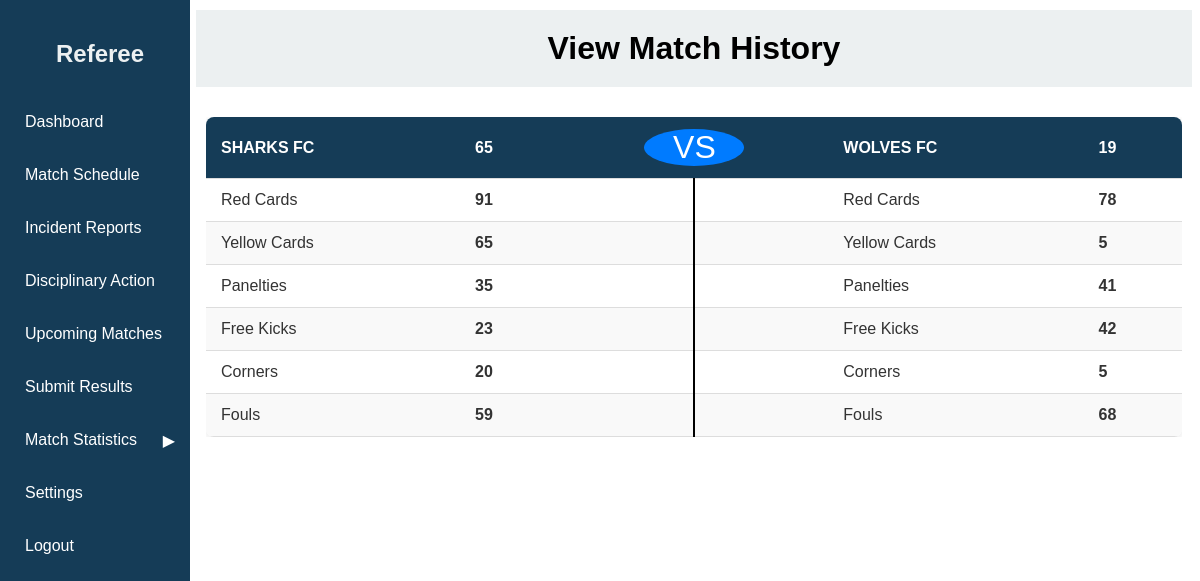
The page /Referee/pages/ViewMatchHistory.php?match_id=14 (signed in) on the database its author committed.
### tables this page shows
CREATE TABLE Team (
    Team_ID INT PRIMARY KEY,
    Team_name TEXT NOT NULL,
	City TEXT NOT NULL,
    Manager_ID TEXT NOT NULL,
    FOREIGN KEY (Manager_ID) REFERENCES Users(User_ID)
);

CREATE TABLE "Match_Stats" (
	"Match_ID"	INT NOT NULL,
	"Team_ID"	INT NOT NULL,
	"Goals"	INT NOT NULL,
	"Yellow_Cards"	INT NOT NULL,
	"Red_Cards"	INT NOT NULL,
	"Penalties"	INT NOT NULL,
	"FreeKicks"	INT NOT NULL,
	"Corners"	INT NOT NULL,
	"Fouls"	INTEGER NOT NULL,
	PRIMARY KEY("Match_ID","Team_ID"),
	FOREIGN KEY("Team_ID") REFERENCES "Team"("Team_ID")
);

### Referee/pages/ViewMatchHistory.php (the view, shortened to what this page needs)
<?php
include "../db.php";
?>
<?php
if ($_SERVER['REQUEST_METHOD'] === 'GET' && isset($_GET['match_id'])) {
    $match_id = $_GET['match_id'];
    $stmt = $pdo->prepare("
        SELECT
            mr.*,
            t.Team_name
        FROM
            Match_Stats mr
        JOIN
            Team t ON mr.Team_ID = t.Team_ID
        WHERE
            mr.Match_ID = :match_id
    ");
    $stmt->execute([':match_id' => $match_id]);
    $matchResults = $stmt->fetchAll(PDO::FETCH_ASSOC);
}
?>
<!DOCTYPE html>
<html lang="en">
<head>
<link rel="stylesheet" href="../assets/css/style.css">
</head>
<body>
<?php include '../includes/sidebar.php'; ?>
<div class="content">
    <header>
        <h1>View Match History</h1>
    </header>
    <div class="card-section">
        <div class="table-container">
            <table class="custom-table history-table">
                <thead>
                    <tr>
                        <th colspan="2"><?= htmlspecialchars($matchResults[0]['Team_name']) ?></th>
                        <th colspan="1"><?= htmlspecialchars($matchResults[0]['Goals']) ?></th>
                        <th colspan="2" class="VS"><div class="vs-background">VS</div></th>
                        <th colspan="2"><?= htmlspecialchars($matchResults[1]['Team_name']) ?></th>
                        <th colspan="1"><?= htmlspecialchars($matchResults[1]['Goals']) ?></th>
                    </tr>
                </thead>
                <tbody>
                    <tr>
                        <td colspan="2">Red Cards</td>
                        <td colspan="2"><b><?= htmlspecialchars($matchResults[0]['Red_Cards']) ?></b></td>
                        <td colspan="2" class="border-left-bold"></td>
                        <td>Red Cards</td>
                        <td><b><?= htmlspecialchars($matchResults[1]['Red_Cards']) ?></b></td>
                    </tr>
                    <tr>
                        <td colspan="2">Yellow Cards</td>
                        <td colspan="2"><b><?= htmlspecialchars($matchResults[0]['Yellow_Cards']) ?></b></td>
                        <td colspan="2" class="border-left-bold"></td>
                        <td>Yellow Cards</td>
                        <td><b><?= htmlspecialchars($matchResults[1]['Yellow_Cards']) ?></b></td>
                    </tr>
                    <tr>
                        <td colspan="2">Panelties</td>
                        <td colspan="2"><b><?= htmlspecialchars($matchResults[0]['Penalties']) ?></b></td>
                        <td colspan="2" class="border-left-bold"></td>
                        <td>Panelties</td>
                        <td><b><?= htmlspecialchars($matchResults[1]['Penalties']) ?></b></td>
                    </tr>
                    <tr>
                        <td colspan="2">Free Kicks</td>
                        <td colspan="2"><b><?= htmlspecialchars($matchResults[0]['FreeKicks']) ?></b></td>
                        <td colspan="2" class="border-left-bold"></td>
                        <td>Free Kicks</td>
                        <td><b><?= htmlspecialchars($matchResults[1]['FreeKicks']) ?></b></td>
                    </tr>
                    <tr>
                        <td colspan="2">Corners</td>
                        <td colspan="2"><b><?= htmlspecialchars($matchResults[0]['Corners']) ?></b></td>
                        <td colspan="2" class="border-left-bold"></td>
                        <td>Corners</td>
                        <td><b><?= htmlspecialchars($matchResults[1]['Corners']) ?></b></td>
                    </tr>
                    <tr>
                        <td colspan="2">Fouls</td>
                        <td colspan="2"><b><?= htmlspecialchars($matchResults[0]['Fouls']) ?></b></td>
                        <td colspan="2" class="border-left-bold"></td>
                        <td>Fouls</td>
                        <td><b><?= htmlspecialchars($matchResults[1]['Fouls']) ?></b></td>
                    </tr>
                </tbody>
            </table>
        </div>
    </div>
</div>
</body>
</html>

### Referee/assets/css/style.css (style rules this page uses)
body { font-family: Arial, sans-serif; margin: 0; padding: 0; height: 100vh; }
.content { position: absolute; left: 15.5%; padding: 10px; width: 83%; }
.content header { background-color: #ecf0f1; padding: 20px; text-align: center; margin-bottom: 20px; }
.content header h1 { margin: 0; }
.card-section { position: relative; width: 100%; padding: 10px; box-sizing: border-box; }
.table-container { width: 100%; overflow-x: auto; }
.custom-table { width: 100%; border-collapse: collapse; border-spacing: 0; background-color: #fff; box-shadow: 0 2px 10px rgba(0, 0, 0, 0.1); border-radius: 8px; overflow: hidden; }
.custom-table th, .custom-table td { padding: 12px 15px; text-align: left; border-bottom: 1px solid #ddd; }
.custom-table th { background-color: #9fa1a5; color: #ffffff; font-weight: bold; text-transform: uppercase; }
.custom-table tr:nth-child(even) { background-color: #f9f9f9; }
.custom-table td { color: #333; }
.custom-table th:first-child, .custom-table td:first-child { border-left: none; }
.custom-table th:last-child, .custom-table td:last-child { border-right: none; }
.history-table th { background-color: #153C57; }
.VS { text-align: center !important; }
.vs-background { font-size: xx-large; font-weight: 300; background-color: #007bff; border-radius: 80%; width: 100px; justify-self: center; }
.border-left-bold { border-left: 2px solid #000; }

### rows shown on the page
team: Team_name "SHARKS FC"
match_stats: Goals "65", Red_Cards "91", Yellow_Cards "65", Penalties "35", FreeKicks "23", Corners "20", Fouls "59"
team: Team_name "WOLVES FC"
match_stats: Goals "19", Red_Cards "78", Yellow_Cards "5", Penalties "41", FreeKicks "42", Corners "5", Fouls "68"
